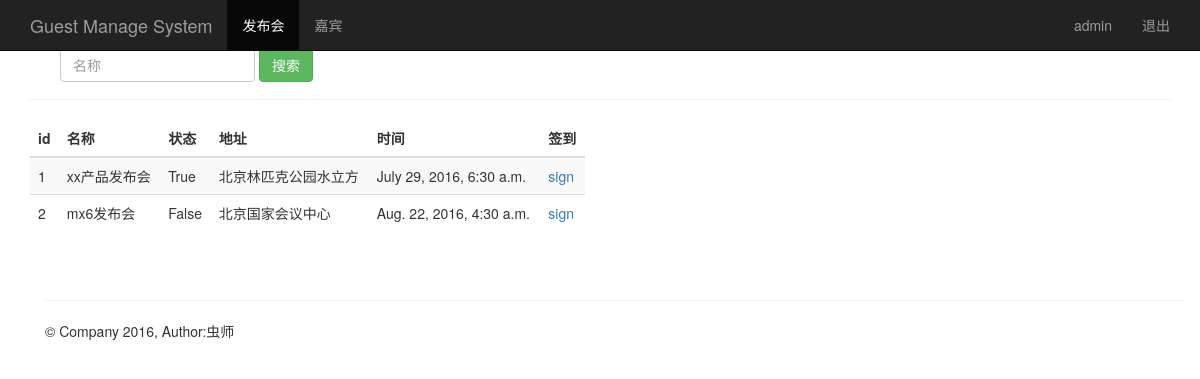
The page /event_manage/ (signed in) on the database its author committed.
### sign/models.py (models this page shows, shortened)
class Event(models.Model):
    name = models.CharField(max_length=100)            # 发布会标题
    limit = models.IntegerField()                      # 限制人数
    status = models.BooleanField()                     # 状态
    address = models.CharField(max_length=200)         # 地址
    start_time = models.DateTimeField('events time')   # 发布会时间
    create_time = models.DateTimeField(auto_now=True)  # 创建时间（自动获取当前时间）

### sign/views.py (the view)
# urls.py: url(r'^event_manage/$', views.event_manage),
@login_required
def event_manage(request):
    event_list = Event.objects.all()
    username = request.session.get('username', '')
    return render(request, "event_manage.html", {"user": username,"events":event_list})

### sign/templates/event_manage.html
{% extends "base.html" %}
{% block content %}
    <nav class="navbar navbar-inverse navbar-fixed-top">
      <div class="container">
        <div class="navbar-header">
          <a class="navbar-brand" href="/event_manage/">Guest Manage System</a>
        </div>
        <div id="navbar" class="collapse navbar-collapse">
          <ul class="nav navbar-nav">
            <li class="active"><a href="#">发布会</a></li>
            <li><a href="/guest_manage/">嘉宾</a></li>
          </ul>
          <ul class="nav navbar-nav navbar-right">
           <li><a href="#">{{user}}</a></li>
           <li><a href="/logout/">退出</a></li>
         </ul>
        </div>
      </div>
    </nav>
    <div class="container theme-showcase" role="main">
      <div class="page-header">
        <div id="navbar" class="navbar-collapse collapse">
          <form class="navbar-form" method="get" action="/sreach_name/">
            <div class="form-group">
              <input name="name" type="text" placeholder="名称" class="form-control">
            </div>
            <button type="submit" class="btn btn-success">搜索</button>
          </form>
        </div>
      </div>
      <div class="row">
        <div class="col-md-6">
          <table class="table table-striped">
            <thead>
              <tr>
                <th>id</th>
                <th>名称</th>
                <th>状态</th>
                <th>地址</th>
                <th>时间</th>
                <th>签到</th>
              </tr>
            </thead>
            <tbody>
              {% for event in events %}
                <tr>
                  <td>{{ event.id }}</td>
                  <td>{{ event.name }}</td>
                  <td>{{ event.status }}</td>
                  <td>{{ event.address }}</td>
                  <td>{{ event.start_time }}</td>
                  <td><a href="/sign_index/{{ event.id }}/"  target="{{ event.id }}_black">sign</a></td>
                </tr>
             {% endfor %}
            </tbody>
          </table>
        </div>
      </div>
{% endblock %}

### rows shown on the page
Event: id "1", name "xx产品发布会", status "True", address "北京林匹克公园水立方", start_time "July 29, 2016, 6:30 a.m."
Event: id "2", name "mx6发布会", status "False", address "北京国家会议中心", start_time "Aug. 22, 2016, 4:30 a.m."

### other values the page prints
{{ user }} "admin"
